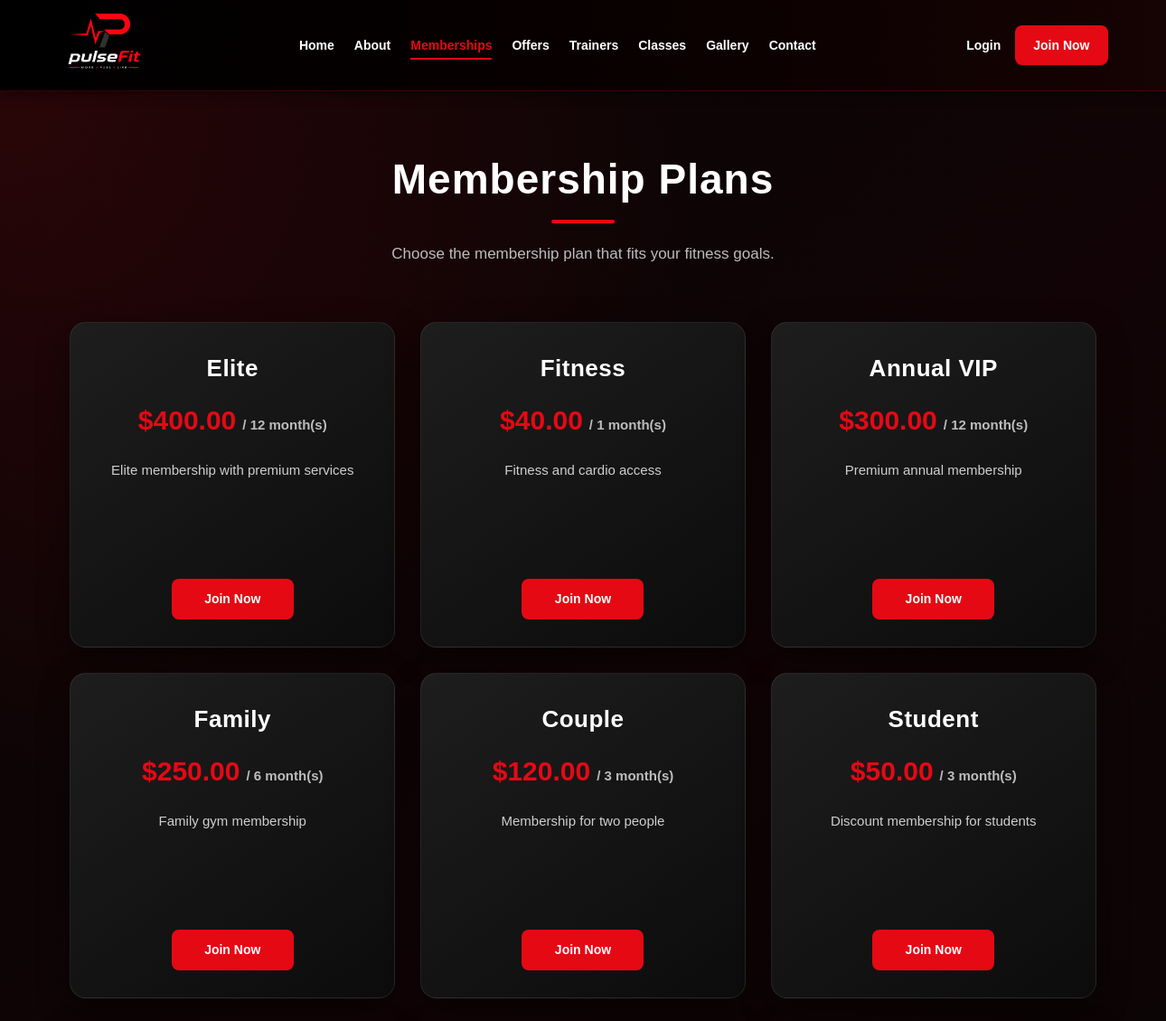
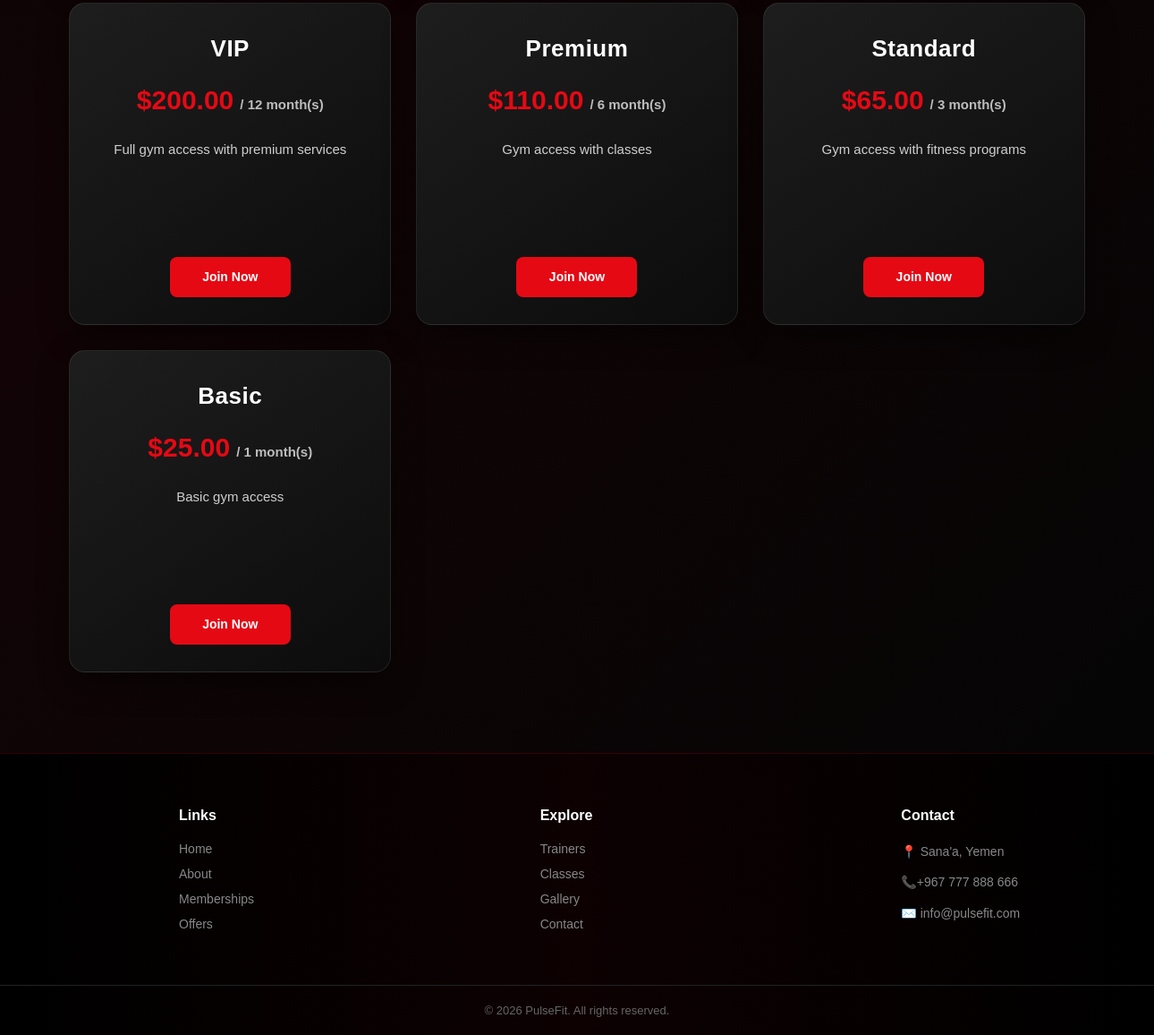
/public/memberships.php, run on the app's committed database (2 pictures, top to bottom).
### tables this page shows
CREATE TABLE `memberships` (
  `membership_id` int(10) NOT NULL,
  `membership_name` varchar(100) NOT NULL,
  `duration` int(3) NOT NULL,
  `price` decimal(10,2) NOT NULL,
  `description` varchar(200) DEFAULT NULL
);

### classes/BaseModel.php (called while the page is built, shortened)
<?php
require_once __DIR__ . "/../config/database.php";
class BaseModel
{
    protected $conn;
    public function __construct()
    {
        global $conn;
        $this->conn = $conn;
    }
    protected function fetchAll($sql, $types = "", ...$params)
    {
        $stmt = $this->conn->prepare($sql);
        if (!$stmt->execute()) {
            die("Execute failed: " . $stmt->error);
        }
        $result = $stmt->get_result();
        return $result->fetch_all(MYSQLI_ASSOC);
    }
}

### classes/membership.php (called while the page is built, shortened)
<?php
require_once __DIR__ . "/BaseModel.php";
class Membership extends BaseModel
{
    public function getAllMemberships()
    {
        return $this->fetchAll(
            "SELECT *
             FROM memberships
             ORDER BY membership_id DESC"
        );
    }
}

### public/memberships.php (the view, shortened to what this page needs)
<?php
require_once __DIR__ . "/../classes/membership.php";
$membershipModel = new Membership();
$memberships = $membershipModel->getAllMemberships();
require_once __DIR__ . "/../includes/header.php";
?>
<main class="public-page">
    <section class="page-hero">
        <h1>Membership Plans</h1>
        <p>
            Choose the membership plan that fits your fitness goals.
        </p>
    </section>
    <section class="membership-section">
        <?php if (!empty($memberships)): ?>
            <div class="membership-grid">
                <?php foreach ($memberships as $membership): ?>
                    <article class="membership-card">
                        <div class="membership-card-header">
                            <h2>
                                <?= htmlspecialchars(
                                    $membership["membership_name"]
                                ) ?>
                            </h2>
                        </div>
                        <div class="membership-price">
                            <span class="price">
                                $<?= htmlspecialchars(
                                    $membership["price"]
                                ) ?>
                            </span>
                            <span class="duration">
                                /
                                <?= htmlspecialchars(
                                    $membership["duration"]
                                ) ?>
                                month(s)
                            </span>
                        </div>
                        <div class="membership-description">
                            <p>
                                <?= htmlspecialchars(
                                    $membership["description"]
                                ) ?>
                            </p>
                        </div>
                        <div class="membership-action">
                            <?php if (isset($_SESSION["user_id"])): ?>
                                <a
                                    href="../pages/subscriptions/add_subscription.php?membership_id=<?= (int) $membership["membership_id"] ?>"
                                    class="form-button"
                                >
                                    Join Now
                                </a>
                            <?php else: ?>
                                <a
                                    href="../auth/signup.php"
                                    class="form-button"
                                >
                                    Join Now
                                </a>
                            <?php endif; ?>
                        </div>
                    </article>
                <?php endforeach; ?>
            </div>
        <?php endif; ?>
    </section>
</main>
<?php require_once __DIR__ . "/../includes/footer.php"; ?>

### includes/header.php (shortened to what this page needs)
<?php
$currentPage = basename($_SERVER['PHP_SELF']);
?>
<!DOCTYPE html>
<html lang="en">
<head>
<link rel="stylesheet" href="/PulseFit/assets/css/style.css">
</head>
<body>
<header class="site-header">
    <div class="container header-content">
        <a href="/PulseFit/index.php" class="logo">
            <img src="/PulseFit/assets/images/logo.png" alt="PulseFit Logo">
        </a>
        <nav class="main-nav" id="mainNav">
            <a href="/PulseFit/index.php"
               class="<?= $currentPage === 'index.php' ? 'active' : '' ?>">
                Home
            </a>
            <a href="/PulseFit/public/about.php"
               class="<?= $currentPage === 'about.php' ? 'active' : '' ?>">
                About
            </a>
            <a href="/PulseFit/public/memberships.php"
               class="<?= $currentPage === 'memberships.php' ? 'active' : '' ?>">
                Memberships
            </a>
            <a href="/PulseFit/public/offers.php"
               class="<?= $currentPage === 'offers.php' ? 'active' : '' ?>">
                Offers
            </a>
            <a href="/PulseFit/public/trainers.php"
               class="<?= $currentPage === 'trainers.php' ? 'active' : '' ?>">
                Trainers
            </a>
            <a href="/PulseFit/public/classes.php"
               class="<?= $currentPage === 'classes.php' ? 'active' : '' ?>">
                Classes
            </a>
            <a href="/PulseFit/public/gallery.php"
               class="<?= $currentPage === 'gallery.php' ? 'active' : '' ?>">
                Gallery
            </a>
            <a href="/PulseFit/public/contact.php"
               class="<?= $currentPage === 'contact.php' ? 'active' : '' ?>">
                Contact
            </a>
        </nav>
        <div class="header-actions">
            <a href="/PulseFit/auth/login.php" class="login-link">
                Login
            </a>
            <a href="/PulseFit/auth/signup.php" class="btn btn-primary">
                Join Now
            </a>
        </div>
    </div>
</header>

### includes/footer.php (shortened to what this page needs)
<footer class="site-footer">
    <div class="container footer-content">
        <div class="footer-column">
            <h3>Links</h3>
            <a href="/PulseFit/index.php">Home</a>
            <a href="/PulseFit/public/about.php">About</a>
            <a href="/PulseFit/public/memberships.php">Memberships</a>
            <a href="/PulseFit/public/offers.php">Offers</a>
        </div>
        <div class="footer-column">
            <h3>Explore</h3>
            <a href="/PulseFit/public/trainers.php">Trainers</a>
            <a href="/PulseFit/public/classes.php">Classes</a>
            <a href="/PulseFit/public/gallery.php">Gallery</a>
            <a href="/PulseFit/public/contact.php">Contact</a>
        </div>
        <div class="footer-column">
            <h3>Contact</h3>
            <p>📍 Sana'a, Yemen</p>
            <p>📞+967 777 888 666</p>
            <p>✉️ info@pulsefit.com</p>
        </div>
    </div>
    <div class="footer-bottom">
        <p>
            &copy; <?= date('Y') ?> PulseFit. All rights reserved.
        </p>
    </div>
</footer>
</body>
</html>

### data on the page
memberships: membership_name "Elite", price "400.00", duration "12", description "Elite membership with premium services"
memberships: membership_name "Fitness", price "40.00", duration "1", description "Fitness and cardio access"
memberships: membership_name "Annual VIP", price "300.00", duration "12", description "Premium annual membership"
memberships: membership_name "Family", price "250.00", duration "6", description "Family gym membership"
memberships: membership_name "Couple", price "120.00", duration "3", description "Membership for two people"
memberships: membership_name "Student", price "50.00", duration "3", description "Discount membership for students"
memberships: membership_name "VIP", price "200.00", duration "12", description "Full gym access with premium services"
memberships: membership_name "Premium", price "110.00", duration "6", description "Gym access with classes"
memberships: membership_name "Standard", price "65.00", duration "3", description "Gym access with fitness programs"
memberships: membership_name "Basic", price "25.00", duration "1", description "Basic gym access"
